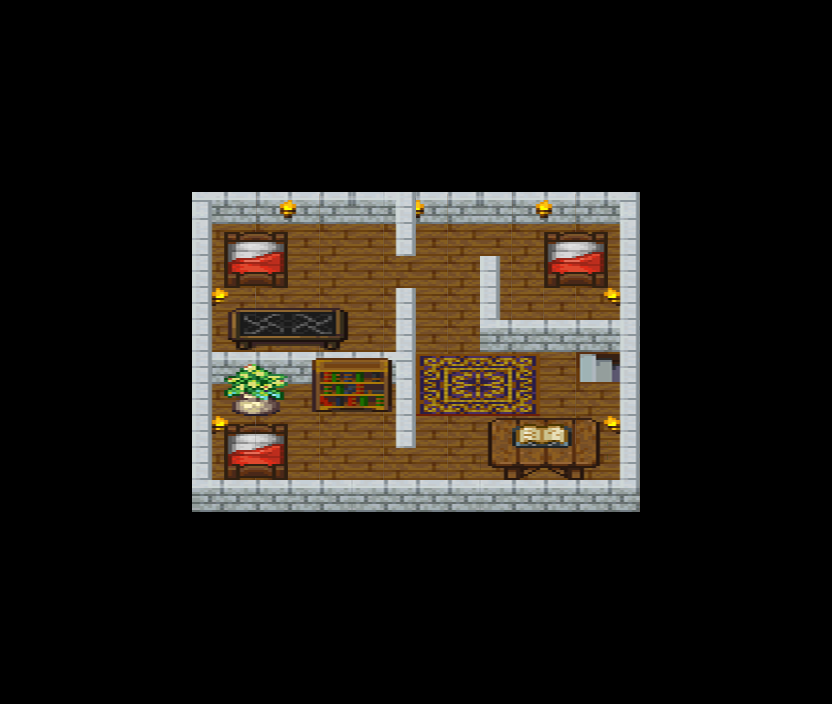

Rendered tile map (Tiled .tmx) drawn with the repository's tilesets; below, a short description and the map source with its tile grids summarised:
An orthogonal 26x22 tile map with 32x32 px tiles, 4 tile layers (Background, Foreground, Foreground2, Top) and 17 objects (Right_Left).

<map version="1.0" orientation="orthogonal" renderorder="right-down" width="26" height="22" tilewidth="32" tileheight="32" nextobjectid="21">
 <tileset firstgid="1" name="indoor_fat_1" tilewidth="32" tileheight="32" tilecount="432">
  <image source="../images/tileset/indoor_fat_1.png" width="1152" height="384" />
 </tileset>
 <layer name="Background" width="26" height="22">
  <data>[572 cells, 572 non-empty, 3 distinct tile ids]</data>
 </layer>
 <layer name="Foreground" width="26" height="22">
  <data>[572 cells, 91 non-empty, 38 distinct tile ids]</data>
 </layer>
 <layer name="Foreground2" width="26" height="22">
  <data>[572 cells, 39 non-empty, 29 distinct tile ids]</data>
 </layer>
 <layer name="Top" width="26" height="22">
  <data>[572 cells, 0 non-empty, 0 distinct tile ids]</data>
 </layer>
 <objectgroup name="Collision">
  <object id="1" x="480" y="254" width="19" height="97" />
  <object id="2" x="500" y="320" width="118" height="31" />
  <object id="3" x="620" y="192" width="17" height="320" />
  <object id="5" x="192" y="192" width="438" height="30" />
  <object id="7" x="194" y="192" width="18" height="309" />
  <object id="8" x="194" y="480" width="443" height="30" />
  <object id="9" x="395" y="286" width="20" height="160" />
  <object id="10" x="395" y="192" width="20" height="65" />
  <object id="11" x="212" y="350" width="181" height="65" />
  <object id="12" x="228" y="308" width="118" height="42" />
  <object id="13" x="226" y="230" width="61" height="56" />
  <object id="14" x="546" y="228" width="60" height="60" />
  <object id="15" x="226" y="423" width="61" height="54" />
  <object id="16" x="604" y="285" width="16" height="19" />
  <object id="17" x="488" y="416" width="112" height="62" />
  <object id="20" x="580" y="351" width="40" height="33" />
 </objectgroup>
 <objectgroup name="Connection_MageCityInn">
  <object id="19" name="Connection1" type="Right_Left" x="574" y="352" width="5" height="9" />
 </objectgroup>
</map>
